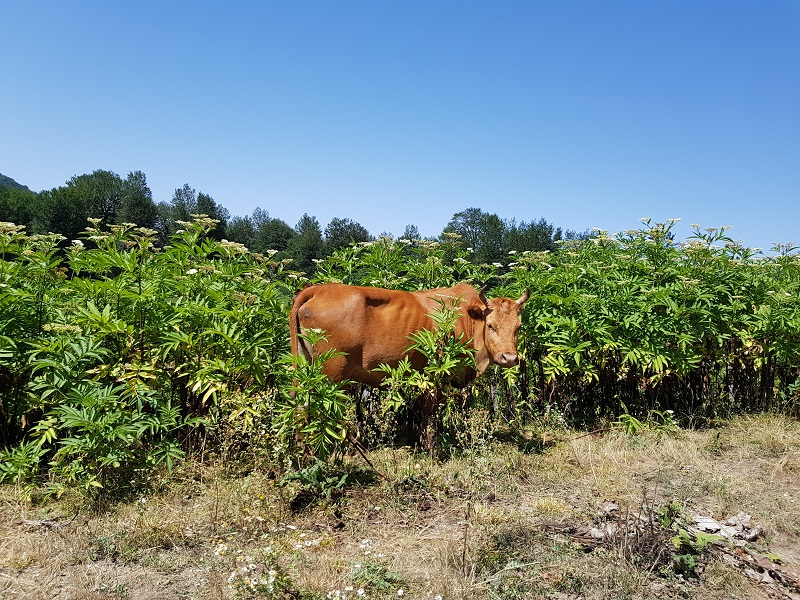
#> input picture images/input.jpg, 800 x 600 px, found by its file name
$ jupyter execute --allow-errors '03 - Color Spaces.ipynb'   (older library calls are emulated)
#> lines starting #> are read from the running program, lines starting #| are printed output that depends on the picture
[](https://notebooks.azure.com/import/gh/Alireza-Akhavan/class.vision)

## Let's take a closer look at color spaces

You may have remembered we talked about images being stored in RGB (Red Green Blue) color Spaces. Let's take a look at that in OpenCV.

### First thing to remember about OpenCV's RGB is that it's BGR (I know, this is annoying)

Let's look at the image shape again. The '3L'

[cell 1]
import cv2
import numpy as np

image = cv2.imread('./images/input.jpg')
#> image is the input picture: shape (600, 800, 3); mean B, G, R 128.9, 134.4, 116.5

### Let's look at the individual color levels for the first pixel (0,0)

[cell 2]
# BGR Values for the first 0,0 pixel
B, G, R = image[10, 50]
#> B = 228; G = 166; R = 112
print (B, G, R)
#| 228 166 112
print (image.shape)
#| (600, 800, 3)

Let's see what happens when we convert it to grayscale

[cell 3]
gray_img = cv2.cvtColor(image, cv2.COLOR_BGR2GRAY)
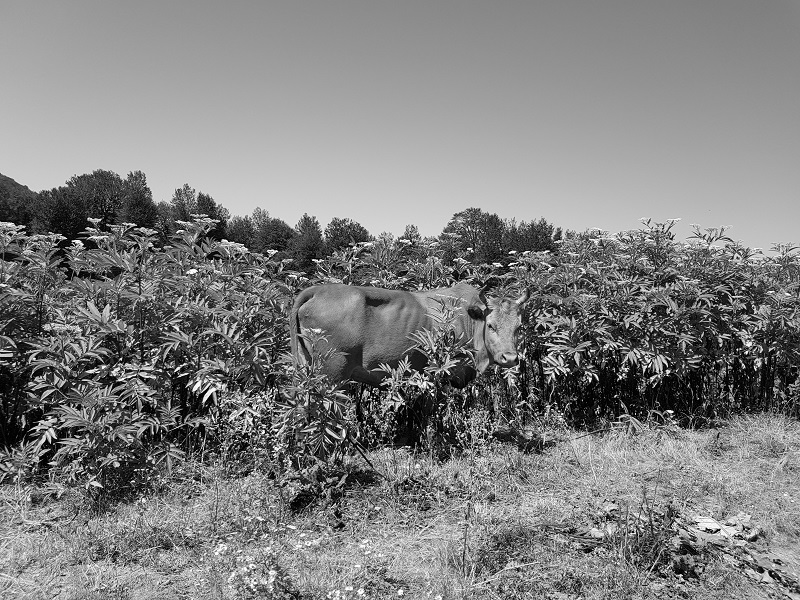
#> gray_img: shape (600, 800); min 0, max 255, mean 128.4
print (gray_img.shape)
#| (600, 800)
print (gray_img[0, 0])
#| 156

It's now only 2 dimensions. Each pixel coordinate has only one value (previously 3) with a range of 0 to 255

[cell 4]
gray_img[0, 0]
#> Out = 156

### Another useful color space is HSV
<ul>
<li>Hue – Color Value (0 – 179)</li>
<li>Saturation – Vibrancy of color (0-255)</li>
<li>Value – Brightness or intensity (0-255)</li>
</ul>

Infact HSV is very useful in color filtering.

[cell 5]
#H: 0 - 180, S: 0 - 255, V: 0 - 255

image = cv2.imread('./images/input.jpg')
hsv_image = cv2.cvtColor(image, cv2.COLOR_BGR2HSV)
#> hsv_image: shape (600, 800, 3); mean H, S, V 59, 126.3, 160.4

cv2.imshow('HSV image', hsv_image)
cv2.imshow('Hue channel', hsv_image[:, :, 0])
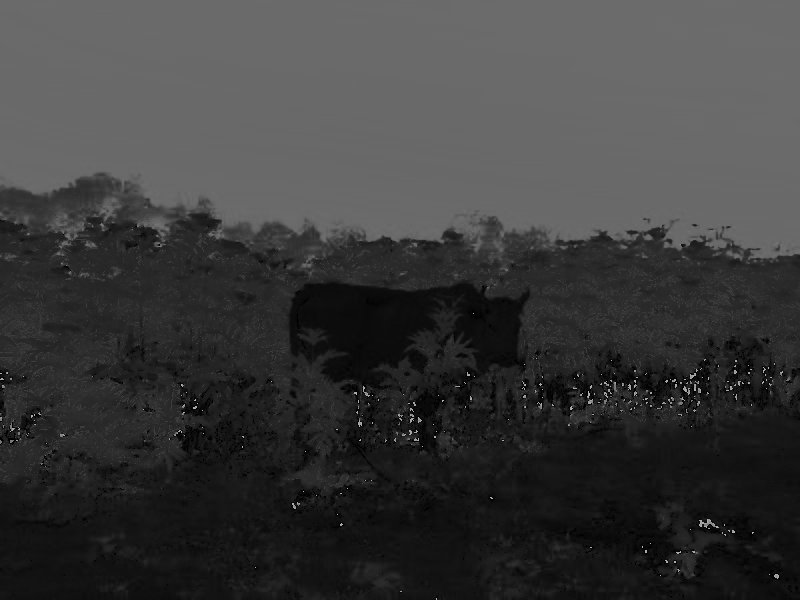
#> window 'Hue channel': shape (600, 800); min 0, max 179, mean 59
cv2.imshow('Saturation channel', hsv_image[:, :, 1])
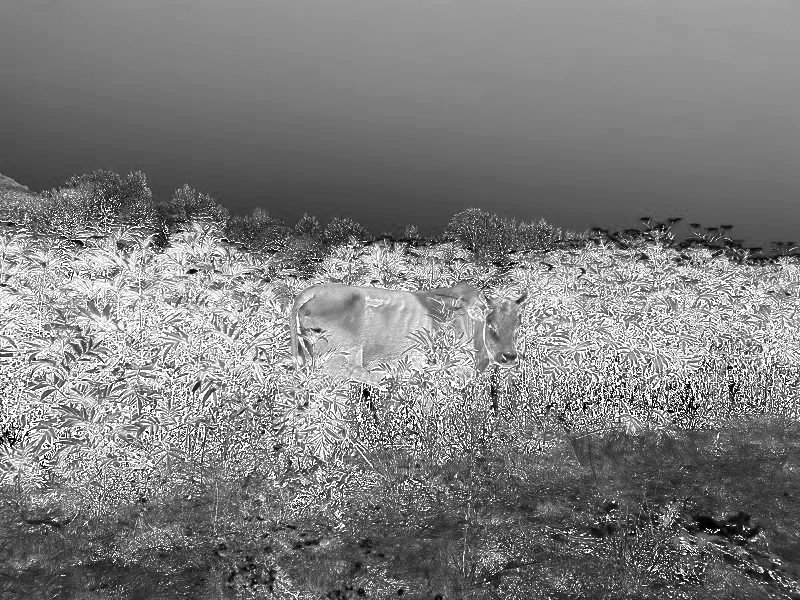
#> window 'Saturation channel': shape (600, 800); min 0, max 255, mean 126.3
cv2.imshow('Value channel', hsv_image[:, :, 2])
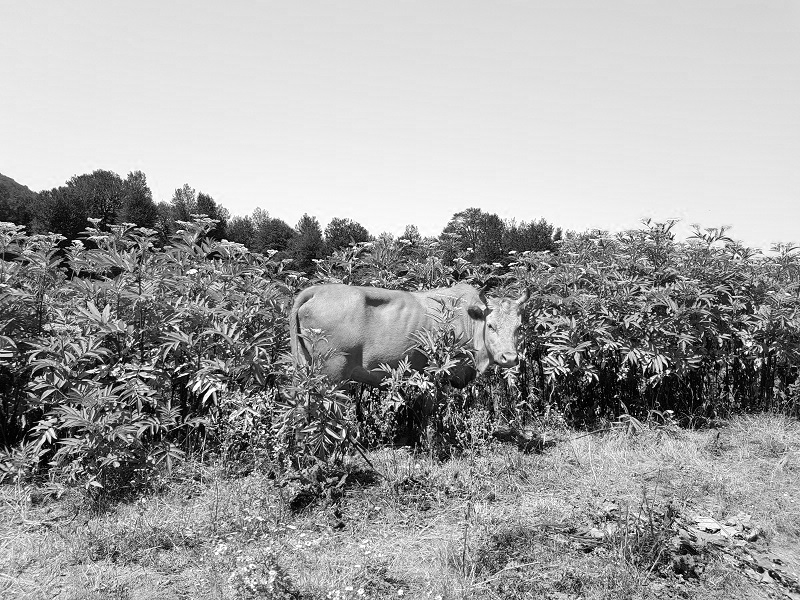
#> window 'Value channel': shape (600, 800); min 0, max 255, mean 160.4

cv2.waitKey()
cv2.destroyAllWindows()

### Let's now explore lookng at individual channels in an RGB image

[cell 6]
image = cv2.imread('./images/input.jpg')

# OpenCV's 'split' function splites the image into each color index
B, G, R = cv2.split(image)
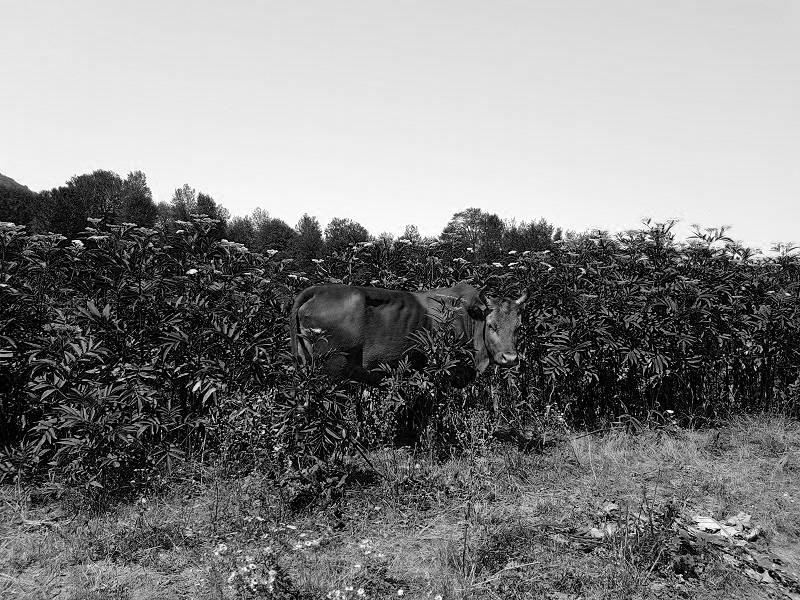
#> B: shape (600, 800); min 0, max 255, mean 128.9

print (B.shape)
#| (600, 800)
cv2.imshow("Red", R)
cv2.imshow("Green", G)
cv2.imshow("Blue", B)
cv2.waitKey(0)
cv2.destroyAllWindows()

# Let's re-make the original image,
merged = cv2.merge([B, G, R])
cv2.imshow("Merged", merged)

# Let's amplify the blue color
merged = cv2.merge([B+100, G, R])
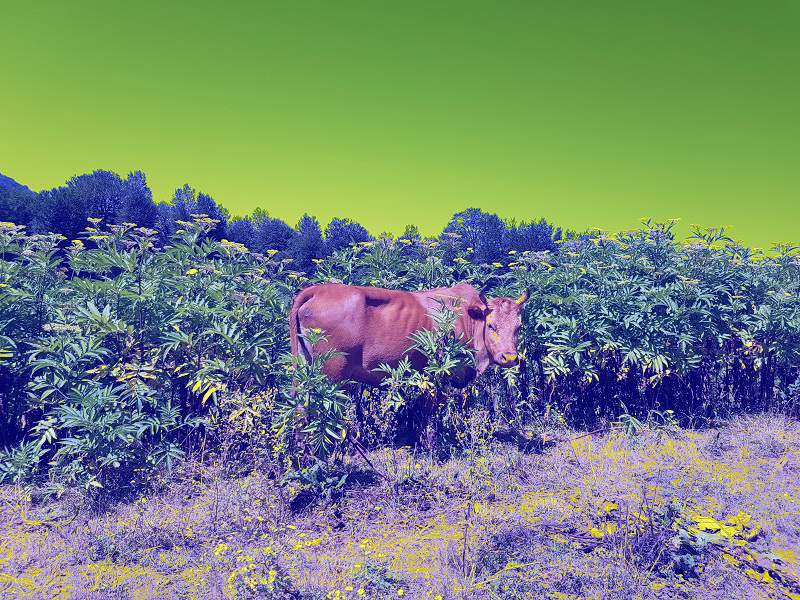
#> merged: shape (600, 800, 3); mean B, G, R 121.4, 134.4, 116.5
cv2.imshow("Merged with Blue Amplified", merged)

cv2.waitKey(0)
cv2.destroyAllWindows()

[cell 7]
import cv2
import numpy as np

B, G, R = cv2.split(image)

# Let's create a matrix of zeros
# with dimensions of the image h x w
height, width, channels = image.shape
#> height = 600; width = 800; channels = 3
zeros = np.zeros([height,width], dtype = "uint8") # zeros = np.zeros(image.shape[:2], dtype = "uint8")


cv2.imshow("Red", cv2.merge([zeros, zeros, R]))
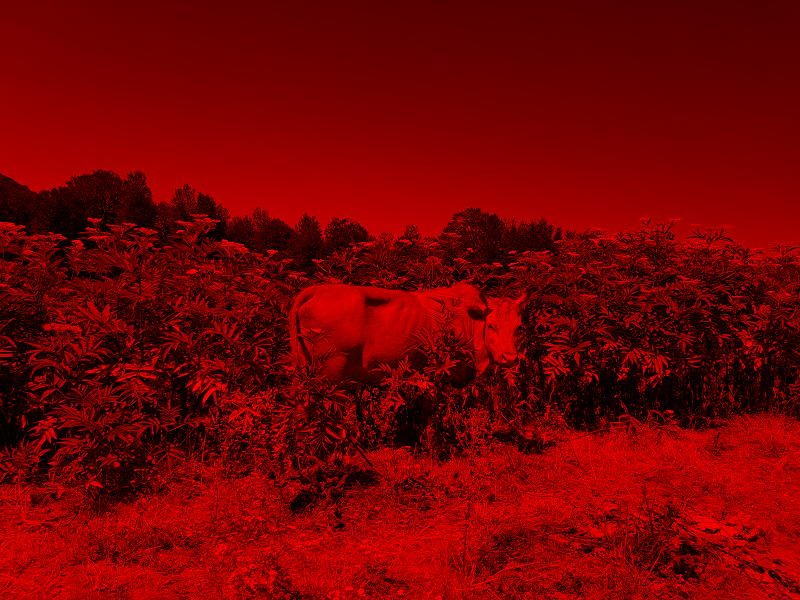
#> window 'Red': shape (600, 800, 3); mean B, G, R 0, 0, 116.5
cv2.imshow("Green", cv2.merge([zeros, G, zeros]))
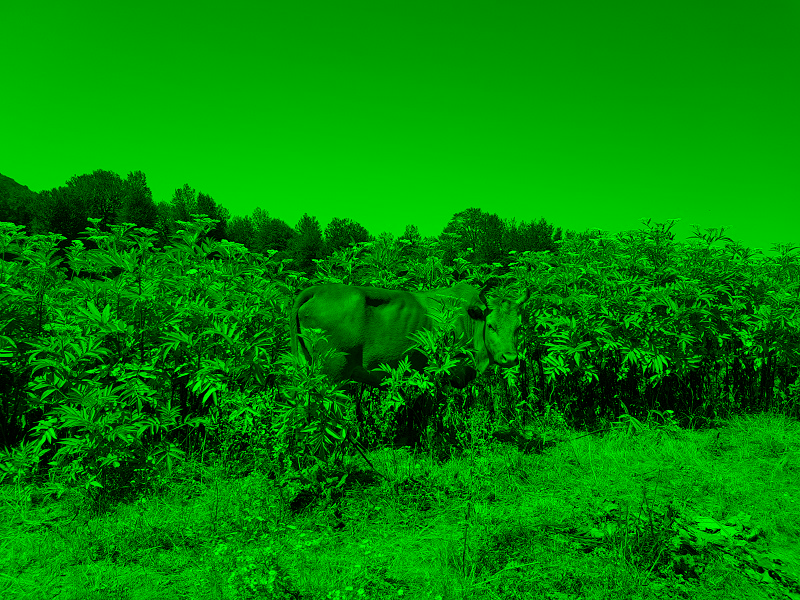
#> window 'Green': shape (600, 800, 3); mean B, G, R 0, 134.4, 0
cv2.imshow("Blue", cv2.merge([B, zeros, zeros]))
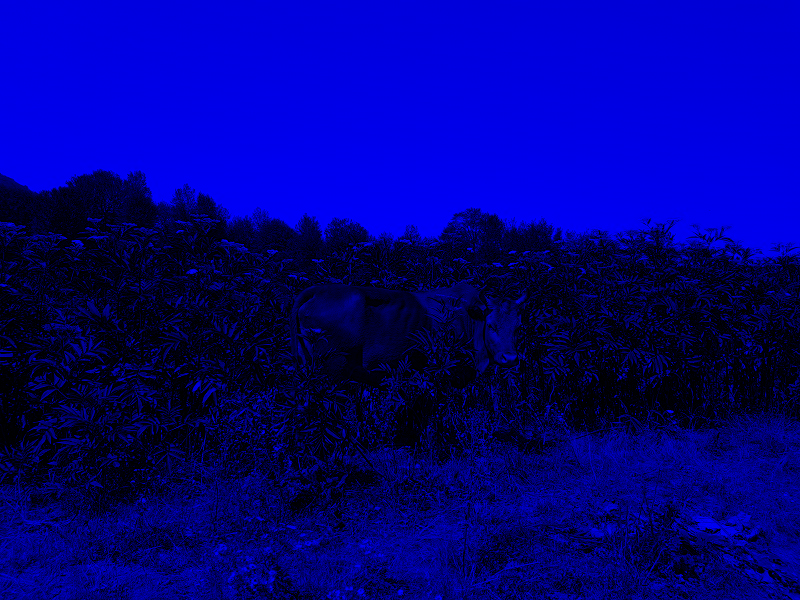
#> window 'Blue': shape (600, 800, 3); mean B, G, R 128.9, 0, 0

cv2.waitKey(0)
cv2.destroyAllWindows()

[cell 8]
image.shape[:2]
#> Out = (600, 800)
